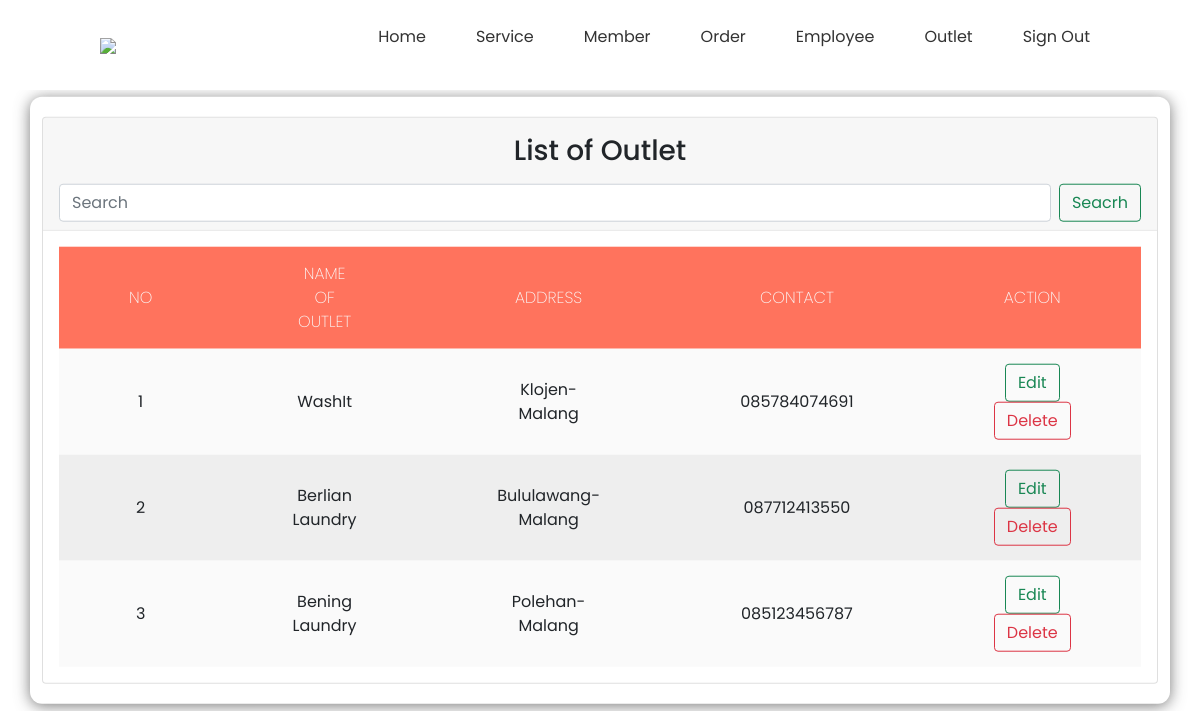
The page /view_outlet.php (signed in) on the database its author committed.
### tables this page shows
CREATE TABLE `outlet` (
  `id_outlet` int(11) NOT NULL,
  `nama_outlet` varchar(255) NOT NULL,
  `alamat` text NOT NULL,
  `telp` varchar(15) NOT NULL
);

### view_outlet.php (the view, shortened to what this page needs)
<!DOCTYPE html>
<html lang="en">
<head>
    <link href="https://cdn.jsdelivr.net/npm/bootstrap@5.0.1/dist/css/bootstrap.min.css" rel="stylesheet"
>
    <link rel="stylesheet" href="https://cdnjs.cloudflare.com/ajax/libs/font-awesome/6.1.1/css/all.min.css"
 />
    <link rel="stylesheet" href="css/view_outlet.css">
</head>
<body>
    <?php
        include "navbar.php";
    ?>
    <div class="container">
        <div class="card">
            <div class="card-header">
                <h3 class="mt-2 mb-3 text-center">List of Outlet</h3>
                <form method="POST" action="view_outlet.php" class="d-flex">
                    <input type="search" name="cari" class="form-control me-2" placeholder="Search">
                    <button class="btn btn-outline-success" type="submit">Seacrh</button>
                </form>
            </div>
            <div class="card-body">
                <table>
                    <thead>
                        <tr>
                            <th>NO</th>
                            <th>NAME OF OUTLET</th>
                            <th>ADDRESS</th>
                            <th>CONTACT</th>
                            <th>ACTION</th>
                        </tr>
                    </thead>
                    <tbody>
                        <?php
                            include "koneksi.php";
                            if(isset($_POST['cari'])){
                                $cari=$_POST['cari'];
                                $query_outlet=mysqli_query($conn,"SELECT * from outlet where id_outlet='$cari' or nama_outlet like '%$cari%'");
                            }else{
                                $query_outlet=mysqli_query($conn,"SELECT * from outlet");
                            }
                            $no=0;
                            while($data_outlet=mysqli_fetch_array($query_outlet)){
                                $no++;
                        ?>
                            <tr>
                                <td><?=$no?></td>
                                <td><?=$data_outlet['nama_outlet']?></td>
                                <td><?=$data_outlet['alamat']?></td>
                                <td><?=$data_outlet['telp']?></td>
                                <td>
                                <?php
                                    if($_SESSION['role']=='Admin'){
                                ?>
                                    <a href="edit_outlet.php?id_outlet=<?=$data_outlet ['id_outlet']?>" class="btn btn-outline-success">Edit</a>
                                    <a href="delete_outlet.php?id_outlet=<?=$data_outlet ['id_outlet']?>" class="btn btn-outline-danger"
                                    onclick="return confirm('Are you sure want to delete this outlet?')">Delete</a>
                                    <?php
                                }else{
                                }
                            ?>
                                </td>
                            </tr>
                        <?php
                            }
                        ?>
                    </tbody>
                </table>
            </div>
        </div>
    </div><br>
</body>
</html>

### css/view_outlet.css (style rules this page uses)
* { margin:0; padding: 0; outline: 0; }
.container { padding-top: 20px; padding-bottom: 20px; position: absolute; left: 50%; top: 50%; transform: translate(-50%,-50%); width: 100%; border-collapse: collapse; border-spacing: 0; box-shadow: 0 2px 15px rgba(64,64,64,.7); border-radius: 12px 12px 12px 12px; overflow: hidden; }
.card-body { text-align: center; }
td , th { padding: 15px 70px; text-align: center; }
th { background-color: #ff735d; color: #fafafa; font-family: 'Poppins',Sans-serif; font-weight: 200; text-transform: uppercase; }
tr { width: 100%; background-color: #fafafa; font-family: 'Poppins', sans-serif; }
tr:nth-child(even) { background-color: #eeeeee; }

### css/navbar.css (style rules this page uses)
* { margin: 0; padding: 0; box-sizing: border-box; font-family: 'Poppins', sans serif; }

### rows shown on the page
outlet: nama_outlet "WashIt", alamat "Klojen-Malang", telp "085784074691"
outlet: nama_outlet "Berlian Laundry", alamat "Bululawang-Malang", telp "087712413550"
outlet: nama_outlet "Bening Laundry", alamat "Polehan-Malang", telp "085123456787"
